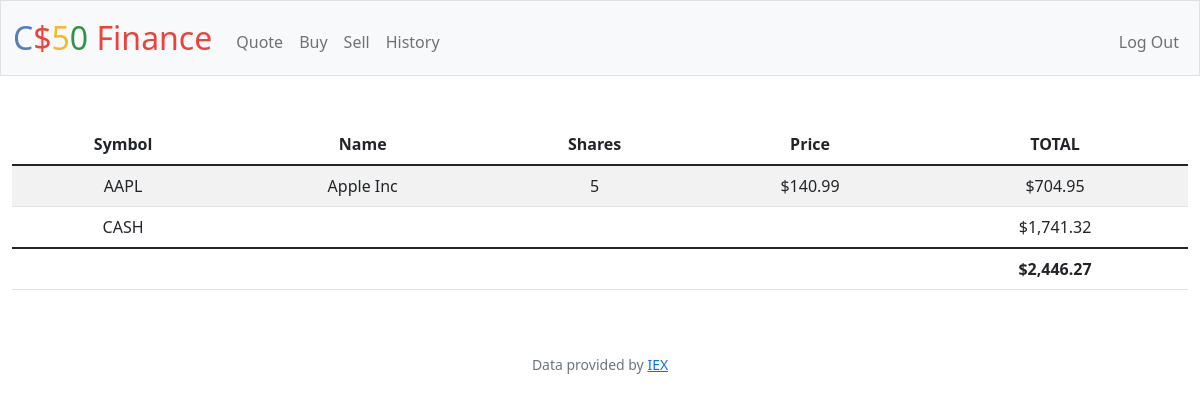
/ (signed in), run on the app's committed database.
### tables this page shows
CREATE TABLE 'transactions' ('id' INTEGER PRIMARY KEY AUTOINCREMENT NOT NULL, 'user_id' INTEGER NOT NULL, 'name' TEXT NOT NULL, 'shares' INTEGER NOT NULL, 'price' NUMERIC NOT NULL, 'type' TEXT NOT NULL, 'symbol' TEXT NOT NULL, 'time' DATETIME DEFAULT CURRENT_TIMESTAMP);

CREATE TABLE users (id INTEGER PRIMARY KEY AUTOINCREMENT NOT NULL, username TEXT NOT NULL, hash TEXT NOT NULL, cash NUMERIC NOT NULL DEFAULT 10000.00);

### app.py (the view)
@app.route("/")
@login_required
def index():
    user_id = session["user_id"]
    stocks = db.execute("SELECT symbol, name, price, SUM(shares) as totalShares FROM transactions where user_id =? GROUP BY symbol", user_id)
    cash = db.execute("SELECT cash FROM users WHERE id = ?",user_id)[0]["cash"]
    total = cash
    for stock in stocks:
        total += stock["price"] * stock["totalShares"]
    return render_template("index.html", stocks = stocks, cash = cash, usd = usd, total = total)

### app.py (called while the page is built)
@app.after_request
def after_request(response):
    response.headers["Cache-Control"] = "no-cache, no-store, must-revalidate"
    response.headers["Expires"] = 0
    response.headers["Pragma"] = "no-cache"
    return response

def usd(value):
    return f"${value:,.2f}"

### helpers.py (called while the page is built)
def login_required(f):
    @wraps(f)
    def decorated_function(*args, **kwargs):
        if session.get("user_id") is None:
            return redirect("/login")
        return f(*args, **kwargs)
    return decorated_function

### templates/index.html (shortened to what this page needs)
{% extends "layout.html" %}
{% block main %}
<table class = "table table-striped">
    <thead>
        <tr>
            <th>Symbol</th>
            <th>Name</th>
            <th>Shares</th>
            <th>Price</th>
            <th>TOTAL</th>
        </tr>
    </thead>
    <tbody>
        {% for stock in stocks%}
        <tr>
            <td>{{stock["symbol"]}}</td>
            <td>{{stock["name"]}}</td>
            <td>{{stock["totalShares"]}}</td>
            <td>{{usd(stock["price"])}}</td>
            <td>{{usd(stock["totalShares"] * stock["price"])}}</td>
        </tr>
        {% endfor %}
        <tr>
            <td>CASH</td>
            <td></td>
            <td></td>
            <td></td>
            <td>{{ usd(cash) }}</td>
        </tr>
    </tbody>
    <tfoot>
        <td></td>
        <td></td>
        <td></td>
        <td></td>
        <td>
            <strong>{{usd(total)}}</strong>
        </td>
    </tfoot>
</table>
{% endblock %}

### data on the page
transactions: symbol "AAPL", name "Apple Inc", totalShares "5", price "$140.99", totalShares "$704.95"
users: cash "$1,741.32"

### other printed values
{{ usd(total) }} "$2,446.27"
